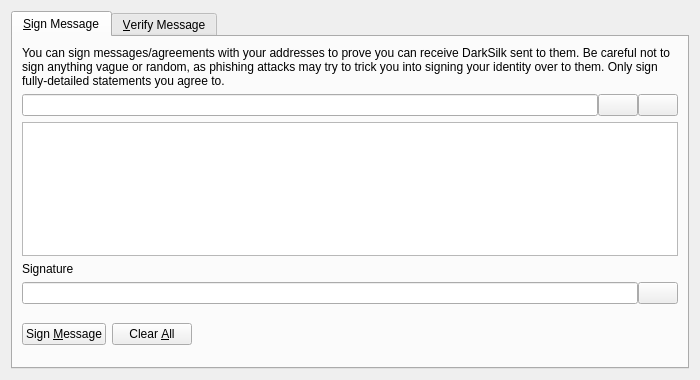
<?xml version="1.0" encoding="UTF-8"?>
<ui version="4.0">
 <class>SignVerifyMessageDialog</class>
 <widget class="QDialog" name="SignVerifyMessageDialog">
  <property name="geometry">
   <rect>
    <x>0</x>
    <y>0</y>
    <width>700</width>
    <height>380</height>
   </rect>
  </property>
  <property name="windowTitle">
   <string>Signatures - Sign / Verify a Message</string>
  </property>
  <property name="modal">
   <bool>true</bool>
  </property>
  <layout class="QVBoxLayout" name="verticalLayout">
   <item>
    <widget class="QTabWidget" name="tabWidget">
     <property name="currentIndex">
      <number>0</number>
     </property>
     <widget class="QWidget" name="tabSignMessage">
      <attribute name="title">
       <string>&amp;Sign Message</string>
      </attribute>
      <layout class="QVBoxLayout" name="verticalLayout_SM">
       <item>
        <widget class="QLabel" name="infoLabel_SM">
         <property name="text">
          <string>You can sign messages/agreements with your addresses to prove you can receive DarkSilk sent to them. Be careful not to sign anything vague or random, as phishing attacks may try to trick you into signing your identity over to them. Only sign fully-detailed statements you agree to.</string>
         </property>
         <property name="textFormat">
          <enum>Qt::PlainText</enum>
         </property>
         <property name="wordWrap">
          <bool>true</bool>
         </property>
        </widget>
       </item>
       <item>
        <layout class="QHBoxLayout" name="horizontalLayout_1_SM">
         <property name="spacing">
          <number>0</number>
         </property>
         <item>
          <widget class="QValidatedLineEdit" name="addressIn_SM">
           <property name="toolTip">
            <string>The DarkSilk address to sign the message with</string>
           </property>
          </widget>
         </item>
         <item>
          <widget class="QPushButton" name="addressBookButton_SM">
           <property name="toolTip">
            <string>Choose previously used address</string>
           </property>
           <property name="text">
            <string/>
           </property>
           <property name="shortcut">
            <string>Alt+A</string>
           </property>
           <property name="autoDefault">
            <bool>false</bool>
           </property>
          </widget>
         </item>
         <item>
          <widget class="QPushButton" name="pasteButton_SM">
           <property name="toolTip">
            <string>Paste address from clipboard</string>
           </property>
           <property name="text">
            <string/>
           </property>
           <property name="shortcut">
            <string>Alt+P</string>
           </property>
           <property name="autoDefault">
            <bool>false</bool>
           </property>
          </widget>
         </item>
        </layout>
       </item>
       <item>
        <widget class="QPlainTextEdit" name="messageIn_SM">
         <property name="toolTip">
          <string>Enter the message you want to sign here</string>
         </property>
        </widget>
       </item>
       <item>
        <widget class="QLabel" name="signatureLabel_SM">
         <property name="text">
          <string>Signature</string>
         </property>
         <property name="textFormat">
          <enum>Qt::PlainText</enum>
         </property>
        </widget>
       </item>
       <item>
        <layout class="QHBoxLayout" name="horizontalLayout_2_SM">
         <property name="spacing">
          <number>0</number>
         </property>
         <item>
          <widget class="QLineEdit" name="signatureOut_SM">
           <property name="font">
            <font>
             <italic>true</italic>
            </font>
           </property>
           <property name="readOnly">
            <bool>true</bool>
           </property>
          </widget>
         </item>
         <item>
          <widget class="QPushButton" name="copySignatureButton_SM">
           <property name="toolTip">
            <string>Copy the current signature to the system clipboard</string>
           </property>
           <property name="text">
            <string/>
           </property>
           <property name="autoDefault">
            <bool>false</bool>
           </property>
          </widget>
         </item>
        </layout>
       </item>
       <item>
        <layout class="QHBoxLayout" name="horizontalLayout_3_SM">
         <item>
          <widget class="QPushButton" name="signMessageButton_SM">
           <property name="toolTip">
            <string>Sign the message to prove you own this DarkSilk address</string>
           </property>
           <property name="text">
            <string>Sign &amp;Message</string>
           </property>
           <property name="autoDefault">
            <bool>false</bool>
           </property>
          </widget>
         </item>
         <item>
          <widget class="QPushButton" name="clearButton_SM">
           <property name="toolTip">
            <string>Reset all sign message fields</string>
           </property>
           <property name="text">
            <string>Clear &amp;All</string>
           </property>
           <property name="autoDefault">
            <bool>false</bool>
           </property>
          </widget>
         </item>
         <item>
          <spacer name="horizontalSpacer_1_SM">
           <property name="orientation">
            <enum>Qt::Horizontal</enum>
           </property>
           <property name="sizeHint" stdset="0">
            <size>
             <width>40</width>
             <height>48</height>
            </size>
           </property>
          </spacer>
         </item>
         <item>
          <widget class="QLabel" name="statusLabel_SM">
           <property name="font">
            <font>
             <weight>75</weight>
             <bold>true</bold>
            </font>
           </property>
           <property name="text">
            <string/>
           </property>
           <property name="wordWrap">
            <bool>true</bool>
           </property>
          </widget>
         </item>
         <item>
          <spacer name="horizontalSpacer_2_SM">
           <property name="orientation">
            <enum>Qt::Horizontal</enum>
           </property>
           <property name="sizeHint" stdset="0">
            <size>
             <width>40</width>
             <height>48</height>
            </size>
           </property>
          </spacer>
         </item>
        </layout>
       </item>
      </layout>
     </widget>
     <widget class="QWidget" name="tabVerifyMessage">
      <attribute name="title">
       <string>&amp;Verify Message</string>
      </attribute>
      <layout class="QVBoxLayout" name="verticalLayout_VM">
       <item>
        <widget class="QLabel" name="infoLabel_VM">
         <property name="text">
          <string>Enter the receiver's address, message (ensure you copy line breaks, spaces, tabs, etc. exactly) and signature below to verify the message. Be careful not to read more into the signature than what is in the signed message itself, to avoid being tricked by a man-in-the-middle attack. Note that this only proves the signing party receives with the address, it cannot prove sendership of any transaction!</string>
         </property>
         <property name="textFormat">
          <enum>Qt::PlainText</enum>
         </property>
         <property name="alignment">
          <set>Qt::AlignLeading|Qt::AlignLeft|Qt::AlignTop</set>
         </property>
         <property name="wordWrap">
          <bool>true</bool>
         </property>
        </widget>
       </item>
       <item>
        <layout class="QHBoxLayout" name="horizontalLayout_1_VM">
         <property name="spacing">
          <number>0</number>
         </property>
         <item>
          <widget class="QValidatedLineEdit" name="addressIn_VM">
           <property name="toolTip">
            <string>The DarkSilk address the message was signed with</string>
           </property>
          </widget>
         </item>
         <item>
          <widget class="QPushButton" name="addressBookButton_VM">
           <property name="toolTip">
            <string>Choose previously used address</string>
           </property>
           <property name="text">
            <string/>
           </property>
           <property name="shortcut">
            <string>Alt+A</string>
           </property>
           <property name="autoDefault">
            <bool>false</bool>
           </property>
          </widget>
         </item>
        </layout>
       </item>
       <item>
        <widget class="QPlainTextEdit" name="messageIn_VM"/>
       </item>
       <item>
        <widget class="QValidatedLineEdit" name="signatureIn_VM"/>
       </item>
       <item>
        <layout class="QHBoxLayout" name="horizontalLayout_2_VM">
         <item>
          <widget class="QPushButton" name="verifyMessageButton_VM">
           <property name="toolTip">
            <string>Verify the message to ensure it was signed with the specified DarkSilk address</string>
           </property>
           <property name="text">
            <string>Verify &amp;Message</string>
           </property>
           <property name="autoDefault">
            <bool>false</bool>
           </property>
          </widget>
         </item>
         <item>
          <widget class="QPushButton" name="clearButton_VM">
           <property name="toolTip">
            <string>Reset all verify message fields</string>
           </property>
           <property name="text">
            <string>Clear &amp;All</string>
           </property>
           <property name="autoDefault">
            <bool>false</bool>
           </property>
          </widget>
         </item>
         <item>
          <spacer name="horizontalSpacer_1_VM">
           <property name="orientation">
            <enum>Qt::Horizontal</enum>
           </property>
           <property name="sizeHint" stdset="0">
            <size>
             <width>40</width>
             <height>48</height>
            </size>
           </property>
          </spacer>
         </item>
         <item>
          <widget class="QLabel" name="statusLabel_VM">
           <property name="font">
            <font>
             <weight>75</weight>
             <bold>true</bold>
            </font>
           </property>
           <property name="text">
            <string/>
           </property>
           <property name="wordWrap">
            <bool>true</bool>
           </property>
          </widget>
         </item>
         <item>
          <spacer name="horizontalSpacer_2_VM">
           <property name="orientation">
            <enum>Qt::Horizontal</enum>
           </property>
           <property name="sizeHint" stdset="0">
            <size>
             <width>40</width>
             <height>48</height>
            </size>
           </property>
          </spacer>
         </item>
        </layout>
       </item>
      </layout>
     </widget>
    </widget>
   </item>
  </layout>
 </widget>
 <customwidgets>
  <customwidget>
   <class>QValidatedLineEdit</class>
   <extends>QLineEdit</extends>
   <header>qvalidatedlineedit.h</header>
  </customwidget>
 </customwidgets>
 <resources>
  <include location="../darksilk.qrc"/>
 </resources>
 <connections/>
</ui>
